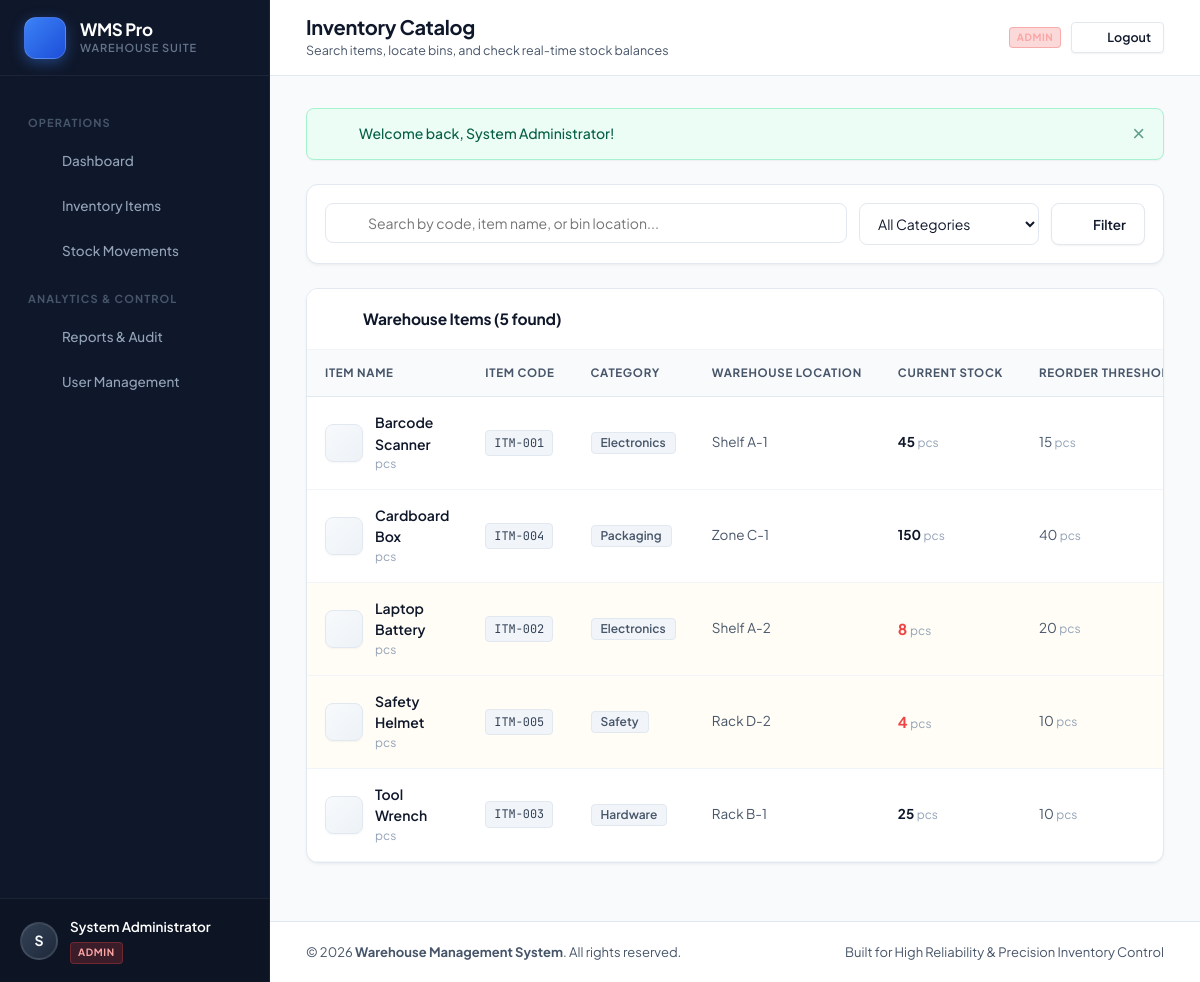
Page /user/items.php (signed in) on the committed database.
### tables this page shows
CREATE TABLE IF NOT EXISTS `items` (
    `id` INT AUTO_INCREMENT PRIMARY KEY,
    `item_code` VARCHAR(50) NOT NULL UNIQUE,
    `item_name` VARCHAR(150) NOT NULL,
    `category` VARCHAR(100) NOT NULL,
    `location` VARCHAR(100) NOT NULL,
    `quantity` INT NOT NULL DEFAULT 0,
    `unit` VARCHAR(30) NOT NULL DEFAULT 'pcs',
    `reorder_level` INT NOT NULL DEFAULT 10,
    `icon` VARCHAR(50) NOT NULL DEFAULT 'box',
    `created_at` DATETIME NOT NULL DEFAULT CURRENT_TIMESTAMP,
    `updated_at` DATETIME NOT NULL DEFAULT CURRENT_TIMESTAMP ON UPDATE CURRENT_TIMESTAMP,
    INDEX `idx_item_code` (`item_code`),
    INDEX `idx_category` (`category`),
    INDEX `idx_location` (`location`)
);

### user/items.php (the view, shortened to what this page needs)
<?php
$db = get_db_connection();
$search   = trim($_GET['search'] ?? '');
$sql = "SELECT * FROM items WHERE 1=1";
$params = [];
$sql .= " ORDER BY item_name ASC";
$stmt = $db->prepare($sql);
$stmt->execute($params);
$items = $stmt->fetchAll();
require_once __DIR__ . '/../includes/header.php';
?>
<div class="filter-bar">
    <form method="GET" action="<?php echo e(url('user/items.php')); ?>" style="display: flex; flex-wrap: wrap; gap: 12px; flex: 1;">
        <div class="filter-input-wrap">
            <?php echo render_icon('search', 'icon'); ?>
            <input
                type="text"
                name="search"
                class="form-control"
                placeholder="Search by code, item name, or bin location..."
                value="<?php echo e($search); ?>"
            >
        </div>
        <div style="min-width: 180px;">
            <select name="category" class="form-control" onchange="this.form.submit()">
                <option value="">All Categories</option>
            </select>
        </div>
        <button type="submit" class="btn btn-outline">
            <?php echo render_icon('filter', 'icon'); ?>
            <span>Filter</span>
        </button>
    </form>
</div>
<div class="card">
    <div class="card-header">
        <div class="card-title">
            <?php echo render_icon('items', 'icon'); ?>
            <span>Warehouse Items (<?php echo count($items); ?> found)</span>
        </div>
    </div>
    <div class="card-body" style="padding: 0;">
        <?php if (empty($items)): ?>
            <div style="padding: 40px; text-align: center; color: var(--text-secondary);">
                <div style="font-size: 32px; margin-bottom: 8px;">🔍</div>
                <strong>No inventory items match your search.</strong>
            </div>
        <?php else: ?>
            <div class="table-responsive">
                <table class="data-table">
                    <thead>
                        <tr>
                            <th>Item Name</th>
                            <th>Item Code</th>
                            <th>Category</th>
                            <th>Warehouse Location</th>
                            <th>Current Stock</th>
                            <th>Reorder Threshold</th>
                        </tr>
                    </thead>
                    <tbody>
                        <?php foreach ($items as $item): ?>
                            <?php $isLow = (int)$item['quantity'] <= (int)$item['reorder_level']; ?>
                            <tr class="<?php echo $isLow ? 'low-stock-row' : ''; ?>">
                                <td>
                                    <div class="item-title-cell">
                                        <div class="item-badge-icon">
                                            <?php echo render_icon($item['icon'] ?? 'box', 'icon'); ?>
                                        </div>
                                        <div>
                                            <div class="item-main-name"><?php echo e($item['item_name']); ?></div>
                                            <div class="item-sub-desc"><?php echo e($item['unit']); ?></div>
                                        </div>
                                    </div>
                                </td>
                                <td><code><?php echo e($item['item_code']); ?></code></td>
                                <td><span class="badge badge-secondary"><?php echo e($item['category']); ?></span></td>
                                <td><?php echo e($item['location']); ?></td>
                                <td>
                                    <strong style="<?php echo $isLow ? 'color: var(--danger); font-size: 15px;' : 'color: var(--text-primary);'; ?>">
                                        <?php echo number_format((int)$item['quantity']); ?>
                                    </strong>
                                    <span style="font-size: 12px; color: var(--text-muted);"><?php echo e($item['unit']); ?></span>
                                </td>
                                <td>
                                    <?php echo number_format((int)$item['reorder_level']); ?>
                                    <span style="font-size: 12px; color: var(--text-muted);"><?php echo e($item['unit']); ?></span>
                                </td>
                            </tr>
                        <?php endforeach; ?>
                    </tbody>
                </table>
            </div>
        <?php endif; ?>
    </div>
</div>
<?php require_once __DIR__ . '/../includes/footer.php'; ?>

### includes/functions.php (shortened to what this page needs)
<?php
function e(?string $value): string
{
    return htmlspecialchars((string)($value ?? ''), ENT_QUOTES, 'UTF-8');
}
function url(string $path = ''): string
{
    $cleanPath = ltrim($path, '/');
    return (BASE_PATH === '' ? '' : BASE_PATH) . '/' . $cleanPath;
}
function get_flash(): ?array
{
    if (!empty($_SESSION['flash_message'])) {
        $msg = $_SESSION['flash_message'];
        return $msg;
    }
    return null;
}
function render_flash(): string
{
    $flash = get_flash();
    $type = e($flash['type']);
    $msg  = e($flash['message']);
    $icon = match($flash['type']) {
        'success' => render_icon('check', 'flash-icon'),
        'warning' => render_icon('alert', 'flash-icon'),
        'danger'  => render_icon('alert', 'flash-icon'),
        default   => render_icon('info', 'flash-icon')
    };
    return '<div class="alert alert-' . $type . '" id="flashAlert" role="alert">' .
           $icon .
           '<div class="alert-content">' . $msg . '</div>' .
           '<button type="button" class="alert-close" onclick="this.parentElement.remove()" aria-label="Close">&times;</button>' .
           '</div>';
}
function render_icon(string $name, string $class = 'icon'): string
{
    $path = $icons[$name] ?? $icons['box'];
    return sprintf(
        '<svg class="%s icon-%s" viewBox="0 0 24 24" width="20" height="20" fill="none" stroke="currentColor" stroke-width="2" stroke-linecap="round" stroke-linejoin="round" aria-hidden="true">%s</svg>',
        e($class),
        e($name),
        $path
    );
}

### rows in the picture
items: item_name "Barcode Scanner", unit "pcs", item_code "ITM-001", category "Electronics", location "Shelf A-1", quantity "45", reorder_level "15"
items: item_name "Cardboard Box", unit "pcs", item_code "ITM-004", category "Packaging", location "Zone C-1", quantity "150", reorder_level "40"
items: item_name "Laptop Battery", unit "pcs", item_code "ITM-002", category "Electronics", location "Shelf A-2", quantity "8", reorder_level "20"
items: item_name "Safety Helmet", unit "pcs", item_code "ITM-005", category "Safety", location "Rack D-2", quantity "4", reorder_level "10"
items: item_name "Tool Wrench", unit "pcs", item_code "ITM-003", category "Hardware", location "Rack B-1", quantity "25", reorder_level "10"

### other values in the picture
substr($user['full_name'] ?? 'U', 0, 1) "S"
$user['full_name'] "System Administrator"
$user['role'] "ADMIN"
$pageTitle "Inventory Catalog"
$pageSubtitle "Search items, locate bins, and check real-time stock balances"
$msg "Welcome back, System Administrator!"
count($items) "5"
APP_NAME "Warehouse Management System"
